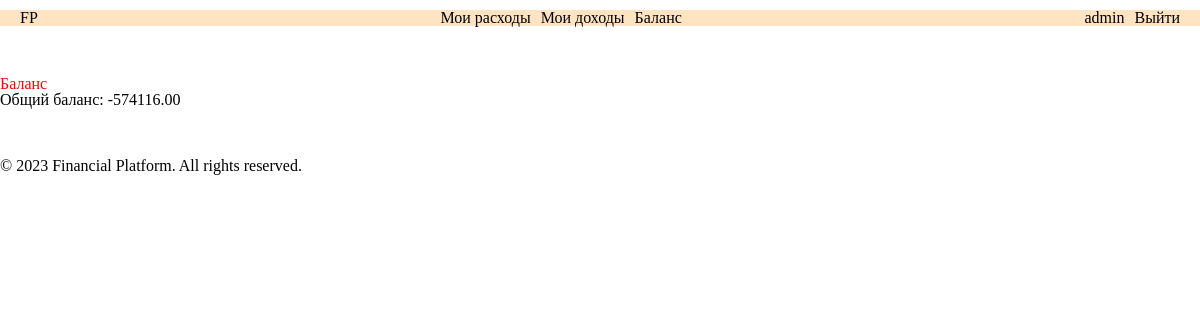
Page /balance/ (signed in) on the earlier database version.
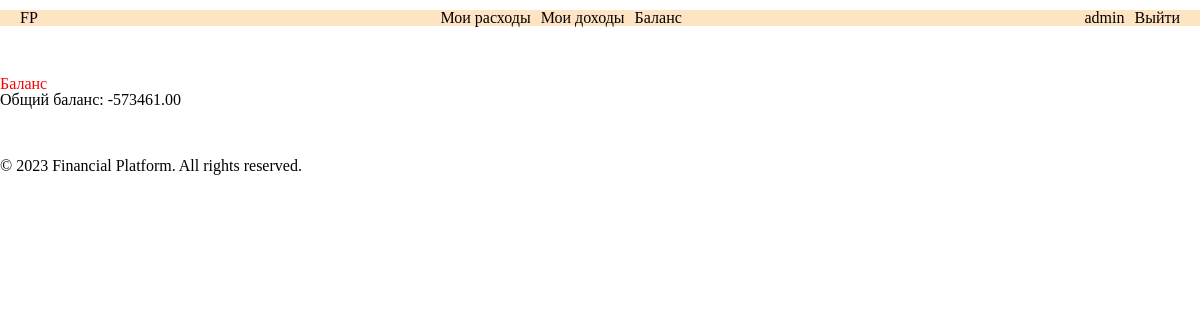
Same page on the later database version.
### balance/models.py (models this page shows, shortened)
class Balance(models.Model):
    balance_id = models.AutoField(primary_key=True)
    user = models.ForeignKey(User, on_delete=models.CASCADE)
    total_balance = models.DecimalField(max_digits=10, decimal_places=2, null=True)

### balance/views.py (the view)
# urls.py: path('', views.balance, name='balance'),
def balance(request):
    user = request.user
    calculate_balance(user)
    balance = Balance.objects.get(user=user)
    return render(request, 'balance/balance.html', {'balance': balance})

### balance/views.py (called while the page is built)
def calculate_balance(user):
    incomes_sum = Income.objects.filter(user=user).aggregate(total=models.Sum('amount'))['total'] or 0
    expenses_sum = Expense.objects.filter(user=user).aggregate(total=models.Sum('amount'))['total'] or 0
    total_balance = incomes_sum - expenses_sum
    balance, created = Balance.objects.get_or_create(user=user)
    balance.total_balance = total_balance
    balance.save()

### balance/templates/balance/balance.html
{% extends 'base.html' %}
{% load static %}
{% block content %}
        <h1>Баланс</h1>
        <p>Общий баланс: {{ balance.total_balance }}</p>
{% endblock %}

### templates/base.html (shortened to what this page needs)
{% load static %}
<!DOCTYPE html>
<html>
<head>
    <link rel="stylesheet" href="{% static 'reset.css' %}">
    <link rel="stylesheet" href="{% static 'base.css' %}">
    <link rel="stylesheet" href="{% static 'balance/css/balance.css' %}">
    <link rel="stylesheet" href="{% static 'expenses/css/expenses.css' %}">
    <link rel="stylesheet" href="{% static 'authentication/css/login.css' %}">
    <link rel="stylesheet" href="{% static 'authentication/css/register.css' %}">
</head>
<body>
    <header class="header header__flex">
        <a class="header__logo" href="{% url 'index' %}">FP</a>
        <nav class="header__nav">
            <ul class="header__ul">
                <li><a class="header__link" href="{% url 'expense_list' %}">Мои расходы</a></li>
                <li><a class="header__link" href="{% url 'income_list' %}">Мои доходы</a></li>
                <li><a class="header__link" href="{% url 'balance' %}">Баланс</a></li>
            </ul>
        </nav>
        <menu>
            {% if user.is_authenticated %}
                <ul class="header__ul">
                    <li>{{ user.username }}</li>
                    <li><a class="header__reg-link" href="{% url 'logout' %}">Выйти</a></li>
                </ul>
            {% else %}
                <ul class="header__ul">
                    <li><a class="header__reg-link" class="header__link" href="{% url 'register' %}">Зарегистрироваться</a></li>
                    <li><a class="header__reg-link" class="header__link" href="{% url 'login' %}">Войти</a></li>
                </ul>
            {% endif %}
        </menu>
    </header>
    <main>
        {% block content %}
        {% endblock %}
    </main>
    <footer class="footer">
        <p>&copy; 2023 Financial Platform. All rights reserved.</p>
    </footer>
</body>
</html>

### authentication/static/base.css (style rules this page uses)
a { color: #000; text-decoration: none; }
.header { padding: 0 20px; margin-top: 10px; margin-bottom: 50px; background-color: bisque; }
.header__flex { display: flex; justify-content: space-between; align-items: center; }
.header__ul { display: flex; justify-content: space-between; align-items: center; gap: 10px; }
.header__link { transition: .3s ease-in-out; }
nav { display: flex; justify-content: center; align-items: center; gap: 20px; }
.footer { margin-top: 50px; }

### balance/static/balance/css/balance.css (style rules this page uses)
h1 { color: red; }

Differences in the rows shown:
changed Balance: total_balance "-574116.00" → "-573461.00"
